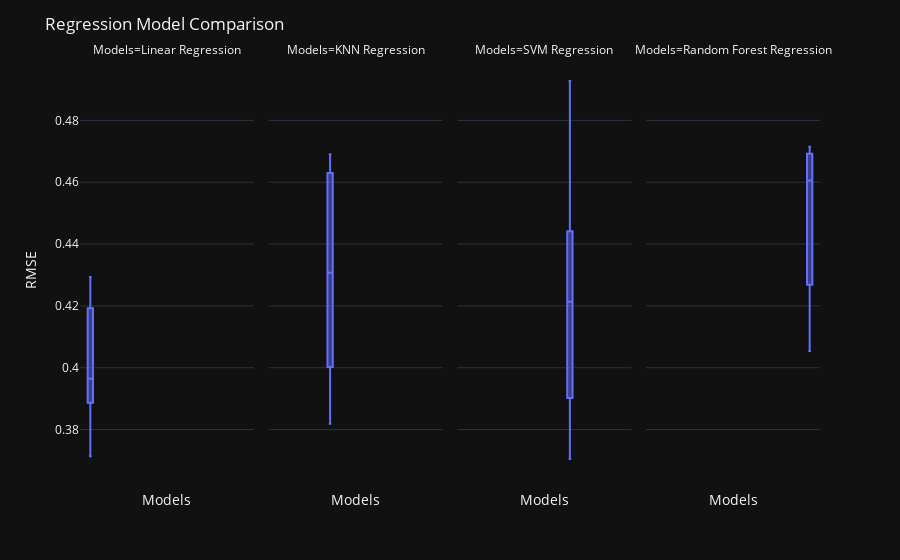

Notebook cell for this chart:
### Code cell
from sklearn.linear_model import LinearRegression
from sklearn.neighbors import KNeighborsRegressor
from sklearn.svm import SVR
from sklearn.ensemble import RandomForestRegressor
import plotly.express as px
# Dictionary to store regression models
models = {
    'Linear Regression': LinearRegression(),
    'KNN Regression': KNeighborsRegressor(),
    'SVM Regression': SVR(kernel='rbf'),
    'Random Forest Regression': RandomForestRegressor(n_estimators=100, random_state=12)
}

results = []

# Train and evaluate each model using cross-validation
for name, model in models.items():
    kf = KFold(n_splits=5, shuffle=True, random_state=12)
    cv_results = cross_val_score(model, X_train, y_train, cv=kf, scoring='neg_mean_squared_error')
    cv_results = np.sqrt(-cv_results)  # Convert negative MSE to RMSE
    results.append(cv_results)

# Create a DataFrame for the results
df = pd.DataFrame(results).T
df.columns = models.keys()

# Melt the DataFrame for visualization
df_melted = pd.melt(df, var_name='Models', value_name='Scores')

# Plot the results
fig = px.box(df_melted, x='Models', y='Scores', facet_col='Models', template='plotly_dark')
fig.update_xaxes(showticklabels=False)
fig.update_layout(title='Regression Model Comparison', yaxis_title='RMSE')
fig.show()

### Figure 1 — Plotly figure (JSON) as saved in the notebook; plotly's stock layout.template omitted (floating-point values rounded to 4 significant figures)
{"data": [{"alignmentgroup": "True", "hovertemplate": "Models=%{x}<br>Scores=%{y}<extra></extra>", "legendgroup": "", "marker": {"color": "#636efa"}, "name": "", "notched": false, "offsetgroup": "", "orientation": "v", "showlegend": false, "type": "box", "x": ["Linear Regression", "Linear Regression", "Linear Regression", "Linear Regression", "Linear Regression"], "x0": " ", "xaxis": "x", "y": [0.3964, 0.3714, 0.4159, 0.3945, 0.4294], "y0": " ", "yaxis": "y"}, {"alignmentgroup": "True", "hovertemplate": "Models=%{x}<br>Scores=%{y}<extra></extra>", "legendgroup": "", "marker": {"color": "#636efa"}, "name": "", "notched": false, "offsetgroup": "", "orientation": "v", "showlegend": false, "type": "box", "x": ["KNN Regression", "KNN Regression", "KNN Regression", "KNN Regression", "KNN Regression"], "x0": " ", "xaxis": "x2", "y": [0.461, 0.3819, 0.469, 0.4063, 0.4307], "y0": " ", "yaxis": "y2"}, {"alignmentgroup": "True", "hovertemplate": "Models=%{x}<br>Scores=%{y}<extra></extra>", "legendgroup": "", "marker": {"color": "#636efa"}, "name": "", "notched": false, "offsetgroup": "", "orientation": "v", "showlegend": false, "type": "box", "x": ["SVM Regression", "SVM Regression", "SVM Regression", "SVM Regression", "SVM Regression"], "x0": " ", "xaxis": "x3", "y": [0.4928, 0.3968, 0.428, 0.3705, 0.4214], "y0": " ", "yaxis": "y3"}, {"alignmentgroup": "True", "hovertemplate": "Models=%{x}<br>Scores=%{y}<extra></extra>", "legendgroup": "", "marker": {"color": "#636efa"}, "name": "", "notched": false, "offsetgroup": "", "orientation": "v", "showlegend": false, "type": "box", "x": ["Random Forest Regression", "Random Forest Regression", "Random Forest Regression", "Random Forest Regression", "Random Forest Regression"], "x0": " ", "xaxis": "x4", "y": [0.4685, 0.4055, 0.4606, 0.4339, 0.4715], "y0": " ", "yaxis": "y4"}], "layout": {"annotations": [{"font": {}, "showarrow": false, "text": "Models=Linear Regression", "x": 0.1175, "xanchor": "center", "xref": "paper", "y": 1, "yanchor": "bottom", "yref": "paper"}, {"font": {}, "showarrow": false, "text": "Models=KNN Regression", "x": 0.3725, "xanchor": "center", "xref": "paper", "y": 1, "yanchor": "bottom", "yref": "paper"}, {"font": {}, "showarrow": false, "text": "Models=SVM Regression", "x": 0.6275, "xanchor": "center", "xref": "paper", "y": 1, "yanchor": "bottom", "yref": "paper"}, {"font": {}, "showarrow": false, "text": "Models=Random Forest Regression", "x": 0.8825, "xanchor": "center", "xref": "paper", "y": 1, "yanchor": "bottom", "yref": "paper"}], "boxmode": "group", "legend": {"tracegroupgap": 0}, "margin": {"t": 60}, "title": {"text": "Regression Model Comparison"}, "xaxis": {"anchor": "y", "categoryarray": ["Linear Regression", "KNN Regression", "SVM Regression", "Random Forest Regression"], "categoryorder": "array", "domain": [0, 0.235], "showticklabels": false, "title": {"text": "Models"}}, "xaxis2": {"anchor": "y2", "categoryarray": ["Linear Regression", "KNN Regression", "SVM Regression", "Random Forest Regression"], "categoryorder": "array", "domain": [0.255, 0.49], "matches": "x", "showticklabels": false, "title": {"text": "Models"}}, "xaxis3": {"anchor": "y3", "categoryarray": ["Linear Regression", "KNN Regression", "SVM Regression", "Random Forest Regression"], "categoryorder": "array", "domain": [0.51, 0.745], "matches": "x", "showticklabels": false, "title": {"text": "Models"}}, "xaxis4": {"anchor": "y4", "categoryarray": ["Linear Regression", "KNN Regression", "SVM Regression", "Random Forest Regression"], "categoryorder": "array", "domain": [0.765, 1.0], "matches": "x", "showticklabels": false, "title": {"text": "Models"}}, "yaxis": {"anchor": "x", "domain": [0, 1], "title": {"text": "RMSE"}}, "yaxis2": {"anchor": "x2", "domain": [0, 1], "matches": "y", "showticklabels": false}, "yaxis3": {"anchor": "x3", "domain": [0, 1], "matches": "y", "showticklabels": false}, "yaxis4": {"anchor": "x4", "domain": [0, 1], "matches": "y", "showticklabels": false}}}
